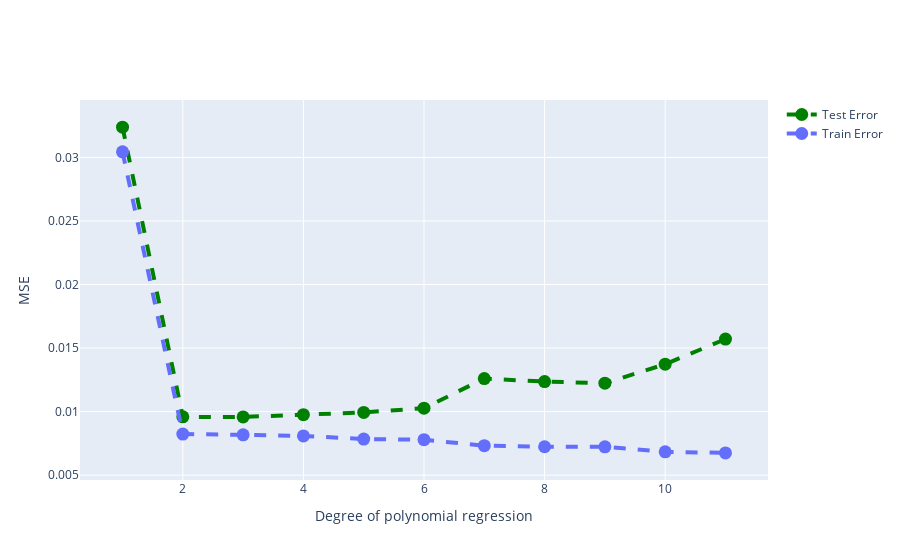

Here is the notebook cell this chart was saved with:
### Markdown cell above
On peut maintenant très facilement boucler sur le degré et calculer l'erreur de test pour chaque degré de $1$ à $15$ par exemple.

### Code cell
configure_plotly_browser_state()

deg_min = 1
deg_max = 12

TEST_ERR = []
TRAIN_ERR = []
for d in range(deg_min, deg_max):
  degree = d
  model = make_pipeline(PolynomialFeatures(degree), LinearRegression())
  model.fit(X.reshape(-1, 1), Y)
  y_pred = model.predict(X_test.reshape(-1, 1))
  y_train = model.predict(X.reshape(-1, 1))
  TEST_ERR.append(np.mean((y_pred-y_test)**2))
  TRAIN_ERR.append(np.mean((y_train-Y)**2))

trace = Scatter(
    x=np.linspace(deg_min, deg_max, deg_max-deg_min+1),
    y=TEST_ERR,
    mode='markers+lines',
    marker=dict(size=13,color='green'),
    line=dict(width=4, dash='dash'),
    name="Test Error",
)

trace2 = Scatter(
    x=np.linspace(deg_min, deg_max, deg_max-deg_min+1),
    y=TRAIN_ERR,
    mode='markers+lines',
    marker=dict(size=13,color='#636EFA'),
    line=dict(width=4, dash='dash'),
    name="Train Error",
)

fig = dict(data=[trace, trace2], layout={})
fig['layout']['xaxis'] = dict(title='Degree of polynomial regression')
fig['layout']['yaxis'] = dict(title='MSE')

iplot(fig)

### Figure 1 — Plotly figure (JSON) as saved in the notebook; plotly's stock layout.template omitted (floating-point values rounded to 4 significant figures)
{"data": [{"line": {"dash": "dash", "width": 4}, "marker": {"color": "green", "size": 13}, "mode": "markers+lines", "name": "Test Error", "type": "scatter", "x": [1, 2, 3, 4, 5, 6, 7, 8, 9, 10, 11, 12], "y": [0.03239, 0.009586, 0.009577, 0.009758, 0.009937, 0.01027, 0.0126, 0.01236, 0.01223, 0.01373, 0.01571]}, {"line": {"dash": "dash", "width": 4}, "marker": {"color": "#636EFA", "size": 13}, "mode": "markers+lines", "name": "Train Error", "type": "scatter", "x": [1, 2, 3, 4, 5, 6, 7, 8, 9, 10, 11, 12], "y": [0.03045, 0.00823, 0.008174, 0.008085, 0.007839, 0.007785, 0.007318, 0.007232, 0.007229, 0.006834, 0.00675]}], "layout": {"xaxis": {"title": {"text": "Degree of polynomial regression"}}, "yaxis": {"title": {"text": "MSE"}}}}
